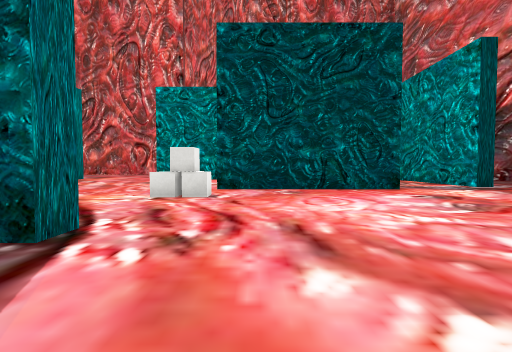
[1] (above)

23 first-person views from a walk through a scene from a Unity 3-D project. The camera is 1.2 m above the floor, tilts 2° down and sees 90° across. The floor is counted in squares, 2 m on a side. Each view is taken from the middle of a square. On the plan, view 1 faces up. The plan holds only what a view shows up to about 9 squares ahead; the rest is blank. The place goes on beyond the plan. The player character is not drawn. Some surface patterns are stand-ins.

[2]
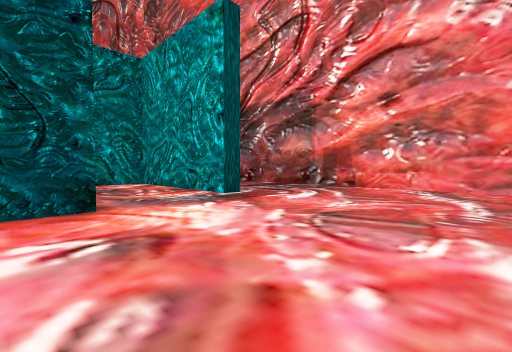

[3]
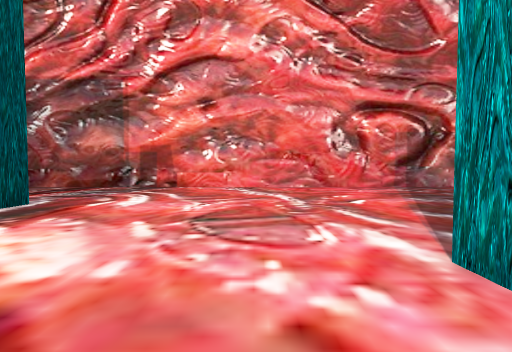

[4]
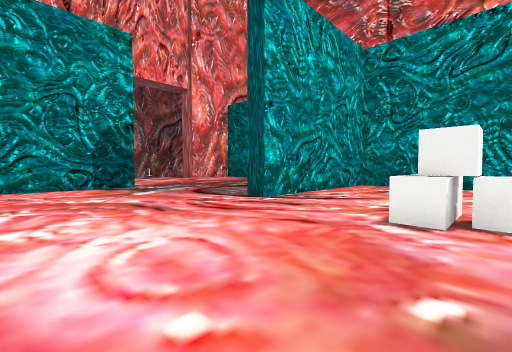

[5]
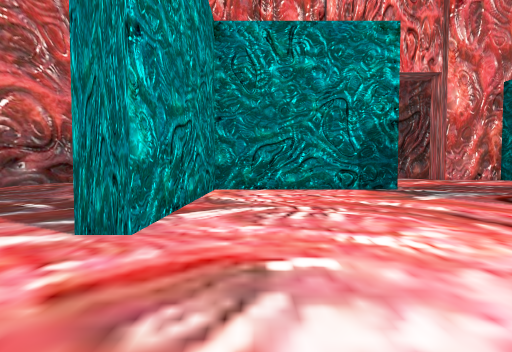

[6]
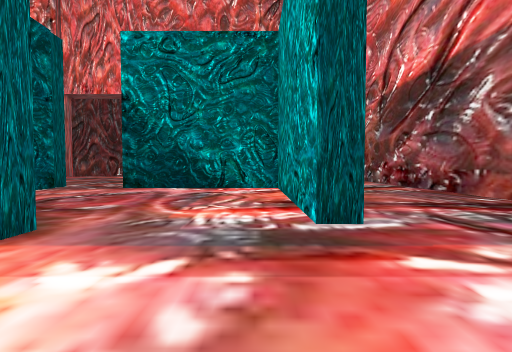

[7]
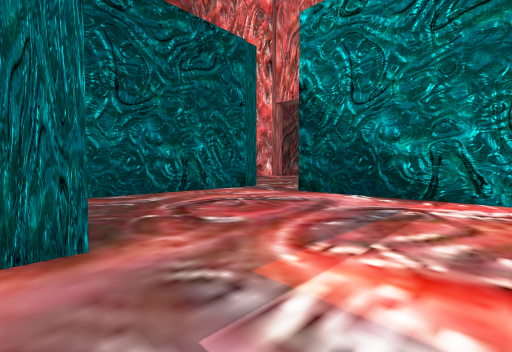

[8]
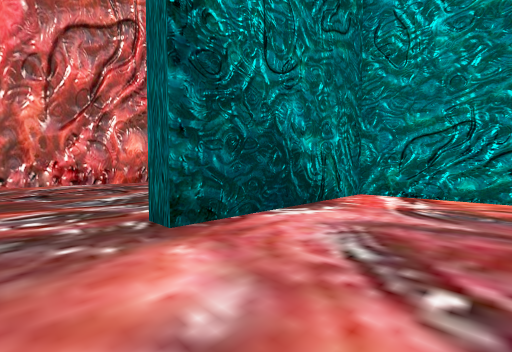

[9]
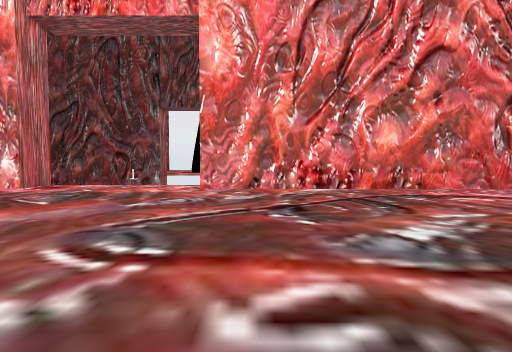

[10]
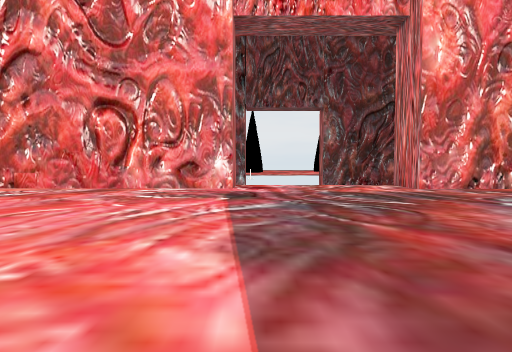

[11]
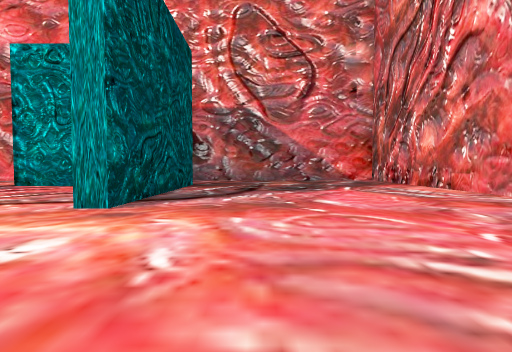

[12]
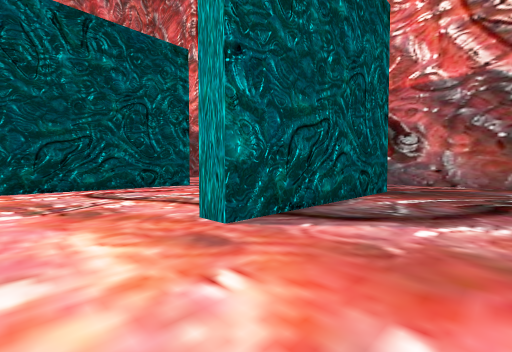

[13]
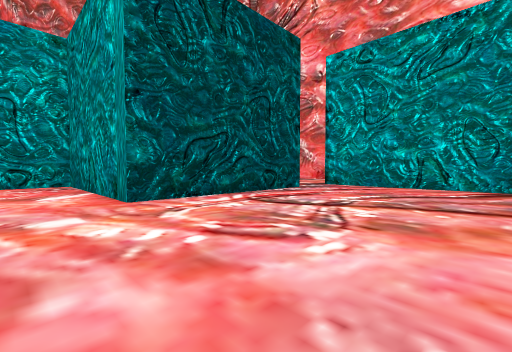

[14]
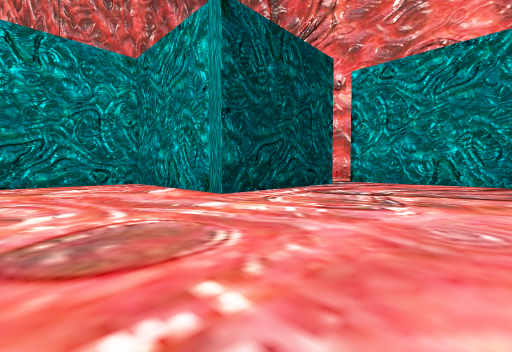

[15]
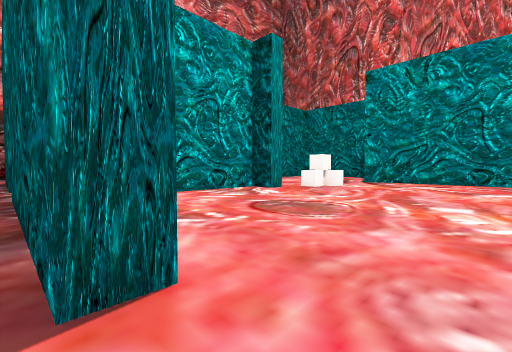

[16]
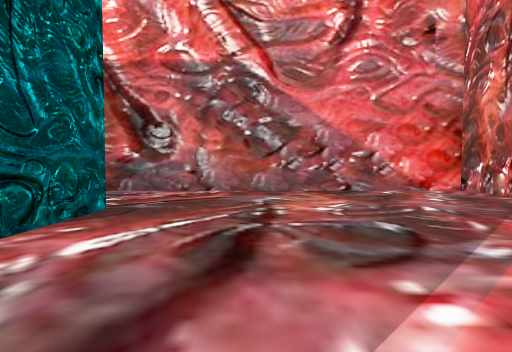

[17]
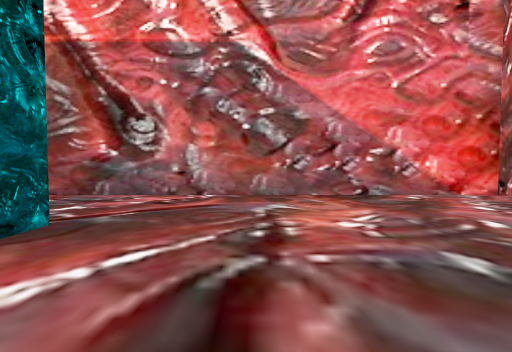

[18]
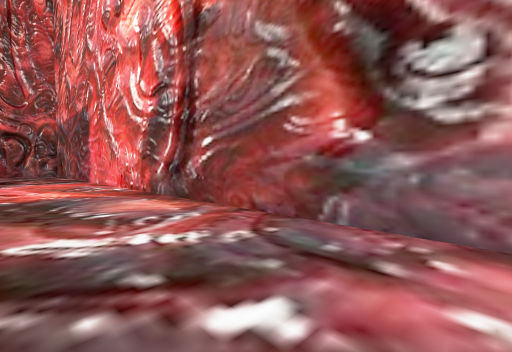

[19]
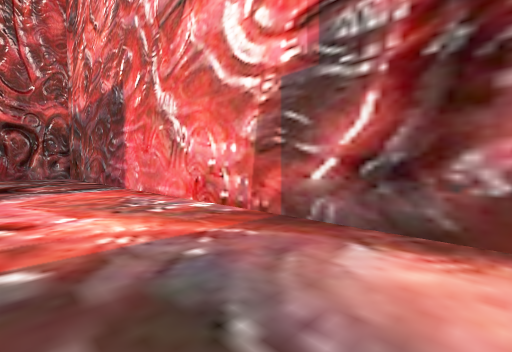

[20]
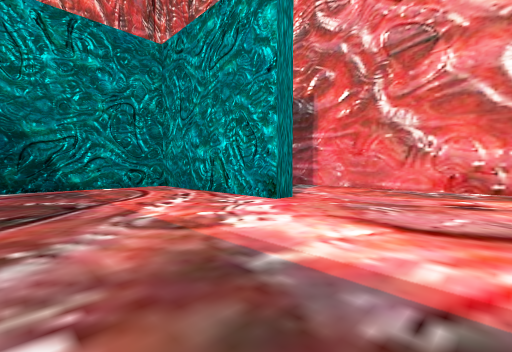

[21]
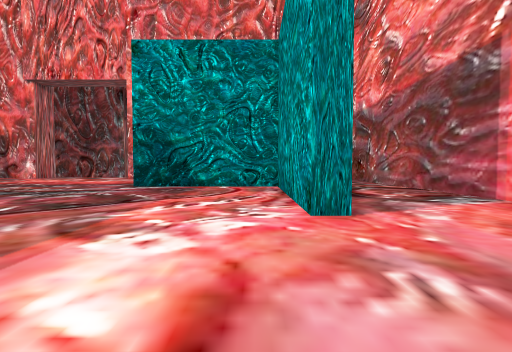

[22]
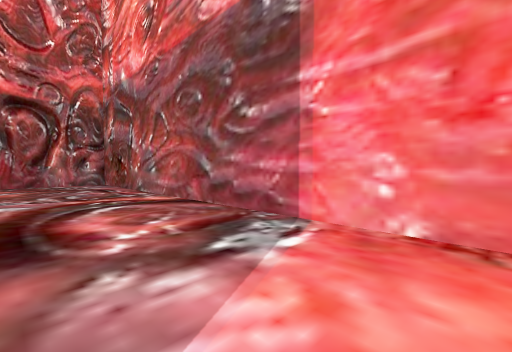

[23]
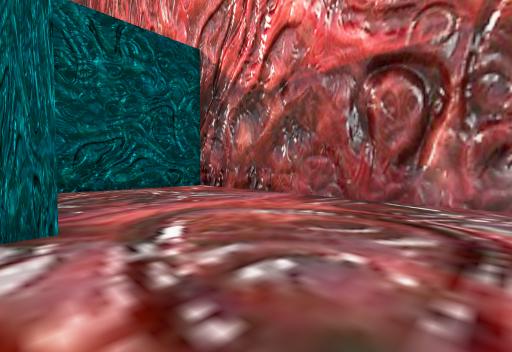

### Floor plan
Points are (right, up) in squares from view 1. A wall is a line through its corners. A room is listed if a view was taken in it or the views show most of it. See-through windows are left out.
Room 1 (views 1, 2, 3, 4, 5, 6, 7, 8, 9, 10, 11, 12, 13, 14, 15, 16, 17, 18, 19, 20, 21, 22, 23)
walls: (-4.8, 12.2) (-4.8, 12.9) (0.2, 12.9) (0.2, 8.1); (3.9, 7.5) (3.9, 6.9) (-1.1, 6.9) (-1.1, 7.4) (-0.3, 7.4) (-0.3, 10); (-11.5, 7.4) (-6.5, 7.4) (-6.5, 2.5) (-1.7, 2.5) (-1.7, 2); (7.2, 7.7) (6.6, 7.7) (6.6, 12.4) (2.2, 12.4) (2.2, 12.9) (4.6, 12.9); (0.6, -1.8) (4.1, -1.8) (4.1, 2.8) (4.6, 2.8); (-13.1, 12.1) (-13.1, 7.2); (-13.2, 2.8) (-12.7, 2.8) (-12.7, -1.8) (-8.2, -1.8); (-13.8, 12.9) (-8.7, 12.9) (-8.7, 12.2); (-5.6, 21.4) (-5.6, 20.2) (-16.5, 20.2) (-16.5, -6.7) (-8.7, -6.7) (-8.7, -2.9); (-13.2, -2.4) (-13.2, -1.9); (8, 20) (-0.5, 20) (-0.5, 21.4); (10.6, -4.1) (10.6, 14)
ways out: opening at (-8.3, 0); opening at (0, 0)
objects: cube (-2, 5); cube (-2, 6); cube (-1, 5)

Where each view was taken, in squares from view 1:
view 1: 0 up, 0 right, facing up
view 2: 3 up, 3 right, facing up-right
view 3: 4 up, 3 right, facing right
view 4: 6 up, 2 right, facing down-left
view 5: 5 up, 3 right, facing down
view 6: 5 up, 6 right, facing up
view 7: 7 up, 6 right, facing up-left
view 8: 10 up, 1 right, facing up-right
view 9: 13 up, 1 right, facing up
view 10: 13 up, 5 left, facing up
view 11: 15 up, 5 left, facing left
view 12: 15 up, 7 left, facing down-left
view 13: 12 up, 5 left, facing down-left
view 14: 12 up, 3 left, facing down-left
view 15: 13 up, 6 left, facing down-right
view 16: 15 up, 10 left, facing left
view 17: 15 up, 11 left, facing left
view 18: 13 up, 14 left, facing down-left
view 19: 9 up, 14 left, facing down-left
view 20: 6 up, 9 left, facing down-left
view 21: 6 up, 12 left, facing down
view 22: 3 up, 14 left, facing down-left
view 23: 2 down, 16 left, facing down-right
